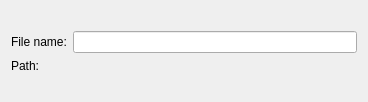
<?xml version="1.0" encoding="UTF-8"?>
<ui version="4.0">
 <class>Utils::WizardPage</class>
 <widget class="QWizardPage" name="Utils::WizardPage">
  <property name="geometry">
   <rect>
    <x>0</x>
    <y>0</y>
    <width>368</width>
    <height>102</height>
   </rect>
  </property>
  <property name="title">
   <string>Choose the Location</string>
  </property>
  <layout class="QFormLayout" name="formLayout">
   <item row="1" column="0">
    <widget class="QLabel" name="nameLabel">
     <property name="text">
      <string>File name:</string>
     </property>
    </widget>
   </item>
   <item row="1" column="1">
    <widget class="Utils::FileNameValidatingLineEdit" name="nameLineEdit"/>
   </item>
   <item row="3" column="0">
    <widget class="QLabel" name="pathLabel">
     <property name="text">
      <string>Path:</string>
     </property>
    </widget>
   </item>
   <item row="3" column="1">
    <widget class="Utils::PathChooser" name="pathChooser" native="true"/>
   </item>
   <item row="0" column="1">
    <widget class="QLabel" name="defaultSuffixLabel">
     <property name="text">
      <string/>
     </property>
    </widget>
   </item>
  </layout>
 </widget>
 <customwidgets>
  <customwidget>
   <class>Utils::FileNameValidatingLineEdit</class>
   <extends>QLineEdit</extends>
   <header location="global">utils/filenamevalidatinglineedit.hpp</header>
  </customwidget>
  <customwidget>
   <class>Utils::PathChooser</class>
   <extends>QWidget</extends>
   <header location="global">utils/pathchooser.hpp</header>
   <container>1</container>
  </customwidget>
 </customwidgets>
 <resources/>
 <connections/>
</ui>
